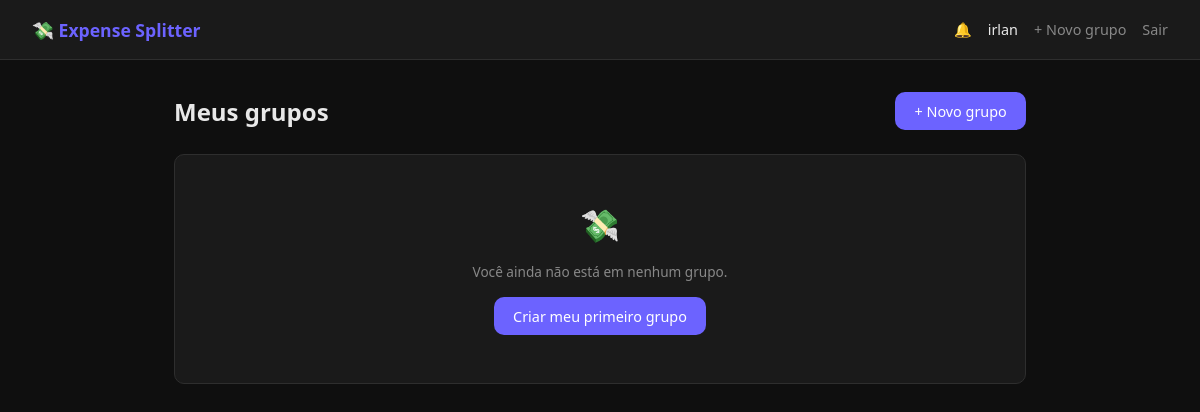
The page /grupos/ (signed in) on the database as committed earlier.
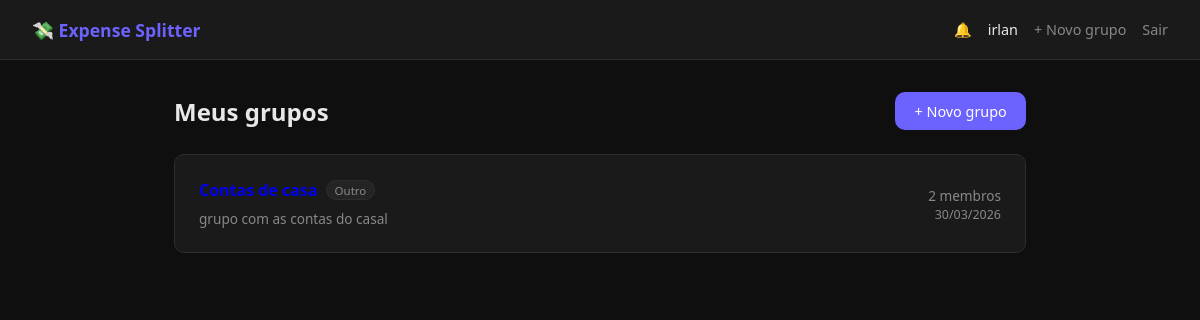
The same page on the database as committed later.
### groups/models.py (models this page shows, shortened)
class Group(models.Model):
    CATEGORIA_CHOICES = [
        ('casa',      'Casa'),       # moradia, contas, aluguel
        ('viagem',    'Viagem'),     # trips, passeios
        ('casal',     'Casal'),      # despesas a dois
        ('trabalho',  'Trabalho'),   # almoços, confraternizações
        ('outro',     'Outro'),      # categoria genérica
    ]
    name = models.CharField(max_length=100)
    description = models.TextField(blank=True, null=True)
    category = models.CharField(
        max_length=20,
        choices=CATEGORIA_CHOICES,
        default='outro',
        verbose_name='Categoria'
    )
    archived = models.BooleanField(default=False, verbose_name='Arquivado')
    created_by = models.ForeignKey(
        User,
        on_delete=models.SET_NULL,
        null=True,
        blank=True,
        related_name='created_groups'
    )
    members = models.ManyToManyField(
        User,
        related_name='groups_member',
        blank=True
    )
    created_at = models.DateTimeField(auto_now_add=True)
    class Meta:
        ordering = ['-created_at']
        verbose_name = 'Grupo'
        verbose_name_plural = 'Grupos'

### groups/views.py (the view)
# urls.py: path('', views.lista_grupos, name='lista_grupos'),
@login_required
def lista_grupos(request):
    todos_grupos = request.user.groups_member.all()
    grupos_ativos    = todos_grupos.filter(archived=False)
    grupos_arquivados = todos_grupos.filter(archived=True)
    return render(request, 'groups/lista_grupos.html', {
        'grupos_ativos':    grupos_ativos,
        'grupos_arquivados': grupos_arquivados,
    })

### groups/templates/groups/lista_grupos.html (shortened to what this page needs)
{% extends 'accounts/base.html' %}
{% block content %}
<div class="flex justify-between align-center" style="margin-bottom:1.5rem;">
    <h2>Meus grupos</h2>
    <a href="{% url 'criar_grupo' %}" class="btn btn-primary">+ Novo grupo</a>
</div>
{% if grupos_ativos %}
    {% for grupo in grupos_ativos %}
    <a href="{% url 'detalhe_grupo' grupo.pk %}" style="text-decoration:none;">
        <div class="card" style="margin-bottom:0.5rem;">
            <div class="flex justify-between align-center">
                <div>
                    <div class="flex align-center gap-1">
                        <strong>{{ grupo.name }}</strong>
                        <span style="background:var(--surface2);border:1px solid var(--border);padding:0.1rem 0.5rem;border-radius:999px;font-size:0.72rem;color:var(--text-muted);">
                            {{ grupo.get_category_display }}
                        </span>
                    </div>
                    {% if grupo.description %}
                        <p class="text-muted mt-1" style="font-size:0.85rem;">{{ grupo.description }}</p>
                    {% endif %}
                </div>
                <div style="text-align:right;">
                    <span class="text-muted" style="font-size:0.85rem;">{{ grupo.members.count }} membro{{ grupo.members.count|pluralize }}</span>
                    <p class="text-muted" style="font-size:0.78rem;">{{ grupo.created_at|date:"d/m/Y" }}</p>
                </div>
            </div>
        </div>
    </a>
    {% endfor %}
{% else %}
    <div class="card" style="text-align:center;padding:3rem;">
        <p style="font-size:2rem;margin-bottom:1rem;">💸</p>
        <p class="text-muted">Você ainda não está em nenhum grupo.</p>
        <a href="{% url 'criar_grupo' %}" class="btn btn-primary" style="margin-top:1rem;">Criar meu primeiro grupo</a>
    </div>
{% endif %}
{% endblock %}

### accounts/templates/accounts/base.html (shortened to what this page needs)
<!DOCTYPE html>
<html lang="pt-BR">
<head>
</head>
<body>
<nav>
    <a href="{% url 'lista_grupos' %}" class="nav-brand">💸 Expense Splitter</a>
    <div class="nav-links">
        {% if user.is_authenticated %}
            <a href="{% url 'notificacoes' %}">
                🔔
            </a>
            <a href="{% url 'perfil' user.username %}" style="color:var(--text);">{{ user.username }}</a>
            <a href="{% url 'criar_grupo' %}">+ Novo grupo</a>
            <a href="{% url 'logout' %}">Sair</a>
        {% else %}
            <a href="{% url 'login' %}">Entrar</a>
            <a href="{% url 'cadastro' %}">Cadastrar</a>
        {% endif %}
    </div>
</nav>
<div class="container">
    {% block content %}{% endblock %}
</div>
</body>
</html>

### accounts/templates/accounts/base.html (style rules this page uses)
*, *::before, *::after { box-sizing: border-box; margin: 0; padding: 0; }
:root { --bg: #0f0f0f; --surface: #1a1a1a; --surface2: #242424; --border: #2e2e2e; --text: #e8e8e8; --text-muted: #888; --accent: #6c63ff; --accent-hover: #574fd6; --success: #22c55e; --danger: #ef4444; --radius: 10px; --font: 'Segoe UI', system-ui, sans-serif; }
body { background: var(--bg); color: var(--text); font-family: var(--font); min-height: 100vh; }
nav { background: var(--surface); border-bottom: 1px solid var(--border); padding: 0 2rem; height: 60px; display: flex; align-items: center; justify-content: space-between; position: sticky; top: 0; z-index: 100; }
.nav-brand { font-weight: 700; font-size: 1.1rem; color: var(--accent); text-decoration: none; }
.nav-links { display: flex; gap: 1rem; align-items: center; }
.nav-links a { color: var(--text-muted); text-decoration: none; font-size: 0.9rem; transition: color 0.2s; }
.container { max-width: 900px; margin: 2rem auto; padding: 0 1.5rem; }
.card { background: var(--surface); border: 1px solid var(--border); border-radius: var(--radius); padding: 1.5rem; margin-bottom: 1rem; transition: border-color 0.2s; }
.btn { display: inline-block; padding: 0.6rem 1.2rem; border-radius: var(--radius); font-size: 0.9rem; font-weight: 500; cursor: pointer; border: none; text-decoration: none; transition: background 0.2s; font-family: var(--font); }
.btn-primary { background: var(--accent); color: #fff; }
.flex { display: flex; }
.justify-between { justify-content: space-between; }
.align-center { align-items: center; }
.gap-1 { gap: 0.5rem; }
.mt-1 { margin-top: 0.5rem; }
.text-muted { color: var(--text-muted); font-size: 0.85rem; }

Rows that differ between the two databases and show on the page:
added Group: category "Outro", description "grupo com as contas do casal", members.count "2", created_at "30/03/2026"
Other text that changed with them:
text no longer shown: "💸 Você ainda não está em nenhum grupo. Criar meu primeiro grupo"
